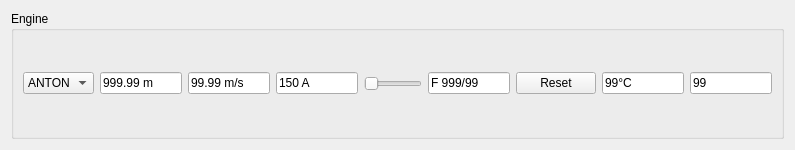
<?xml version="1.0" encoding="UTF-8"?>
<ui version="4.0">
 <class>StatusForm</class>
 <widget class="QWidget" name="StatusForm">
  <property name="geometry">
   <rect>
    <x>0</x>
    <y>0</y>
    <width>795</width>
    <height>150</height>
   </rect>
  </property>
  <property name="windowTitle">
   <string>Status Panel</string>
  </property>
  <layout class="QVBoxLayout" name="mainLayout">
   <item>
    <widget class="QGroupBox" name="engineGroup">
     <property name="title">
      <string>Engine</string>
     </property>
     <layout class="QHBoxLayout" name="engineLayout">
      <item>
       <widget class="QComboBox" name="cmbAxisName">
        <property name="currentText">
         <string>ANTON</string>
        </property>
        <property name="placeholderText">
         <string notr="true"/>
        </property>
        <item>
         <property name="text">
          <string>ANTON</string>
         </property>
        </item>
        <item>
         <property name="text">
          <string>BURT</string>
         </property>
        </item>
        <item>
         <property name="text">
          <string>CECIL</string>
         </property>
        </item>
        <item>
         <property name="text">
          <string>DEBBY</string>
         </property>
        </item>
        <item>
         <property name="text">
          <string>SIMUL</string>
         </property>
        </item>
       </widget>
      </item>
      <item>
       <widget class="QLineEdit" name="txtAxisPos">
        <property name="text">
         <string>999.99 m</string>
        </property>
       </widget>
      </item>
      <item>
       <widget class="QLineEdit" name="txtAxisVel">
        <property name="text">
         <string>99.99 m/s</string>
        </property>
       </widget>
      </item>
      <item>
       <widget class="QLineEdit" name="txtAxisAmp">
        <property name="text">
         <string>150 A</string>
        </property>
       </widget>
      </item>
      <item>
       <widget class="QSlider" name="sldAxisVel">
        <property name="orientation">
         <enum>Qt::Orientation::Horizontal</enum>
        </property>
       </widget>
      </item>
      <item>
       <widget class="QLineEdit" name="txtAxisError">
        <property name="text">
         <string>F 999/99</string>
        </property>
       </widget>
      </item>
      <item>
       <widget class="QPushButton" name="btnAxisReset">
        <property name="text">
         <string>Reset</string>
        </property>
       </widget>
      </item>
      <item>
       <widget class="QLineEdit" name="txtAxisTemp">
        <property name="text">
         <string>99°C</string>
        </property>
       </widget>
      </item>
      <item>
       <widget class="QLineEdit" name="txtTimeTick">
        <property name="text">
         <string>99</string>
        </property>
       </widget>
      </item>
     </layout>
    </widget>
   </item>
  </layout>
 </widget>
 <resources/>
 <connections/>
</ui>
